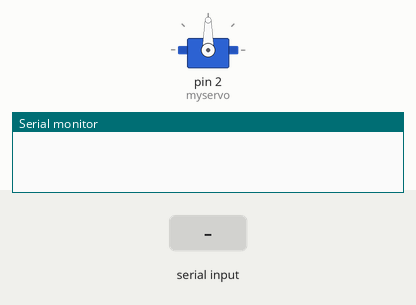
A sketch run on a simulated Arduino Uno, built with avr-gcc and run on an emulated ATmega328P. Parts: servo, the last lines printed to the serial monitor. The inputs (shaded band) are chosen by the test bench.

Above: at 1.2 s.
1.3 s: "90,45\n" received over Serial
At 2.5 s:
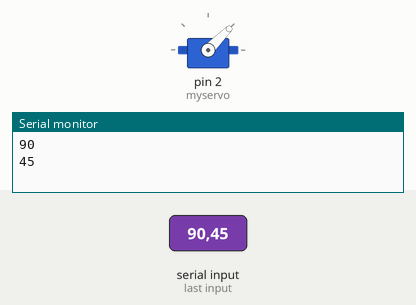
2.8 s: "30,150\n" received over Serial
At 3.6 s:
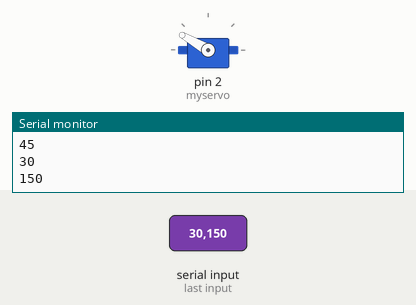
4.3 s: "5\n" received over Serial
At 5.5 s:
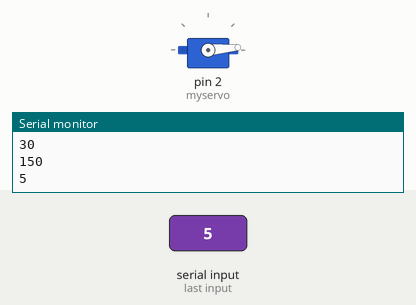
5.8 s: "200\n" received over Serial
At 6.9 s:
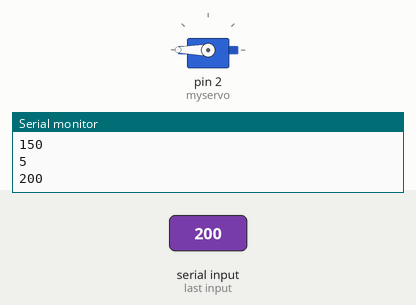
7.3 s: "90\n" received over Serial
At 8.1 s:
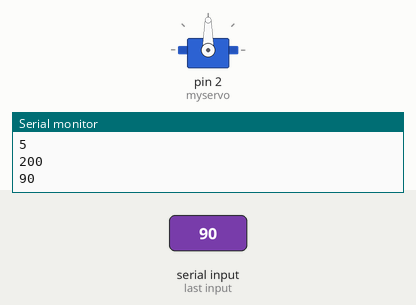
Timing chart, 0 to 9.8 s (numbered marks = the images above; inputs shaded):
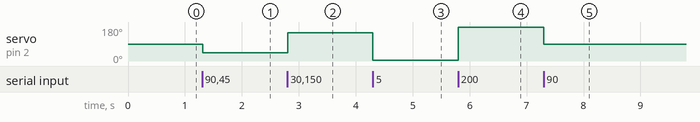

The sketch:

Servo.ino
```cpp
 #include <Servo.h>

Servo myservo;

void setup() {
  Serial.begin(9600);
  myservo.attach(2);
// attaches the servo on pin 9 to the servo obiect
}
void loop() {
  int val;
  while (Serial.available() > 0) {
    val = Serial.parseInt();
    if(val != 0 ){
      Serial.println(val);
      myservo.write(val);
      }
delay(5);
}
}
```

Measured:
- after the input at 1.3 s, servo on pin 2 (myservo): 90° → 45° at once
- after the input at 2.8 s, servo on pin 2 (myservo): 45° → 150° at once
- after the input at 4.3 s, servo on pin 2 (myservo): 150° → 5° at once
- after the input at 5.8 s, servo on pin 2 (myservo): 5° → 180° at once
- after the input at 7.3 s, servo on pin 2 (myservo): 180° → 90° at once
